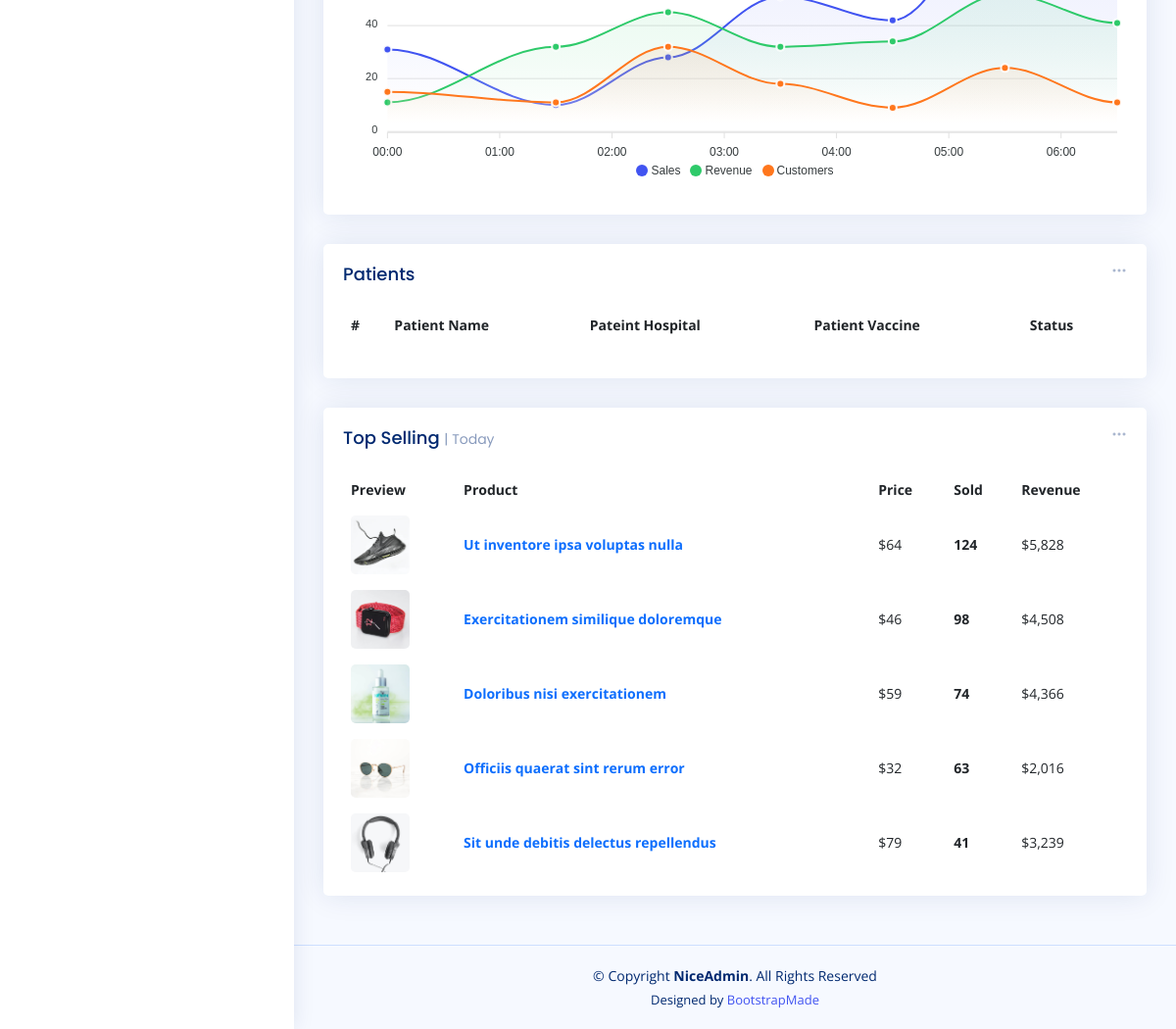
The page /NiceAdmin/admin-index.php (lower part) on the database as committed earlier.
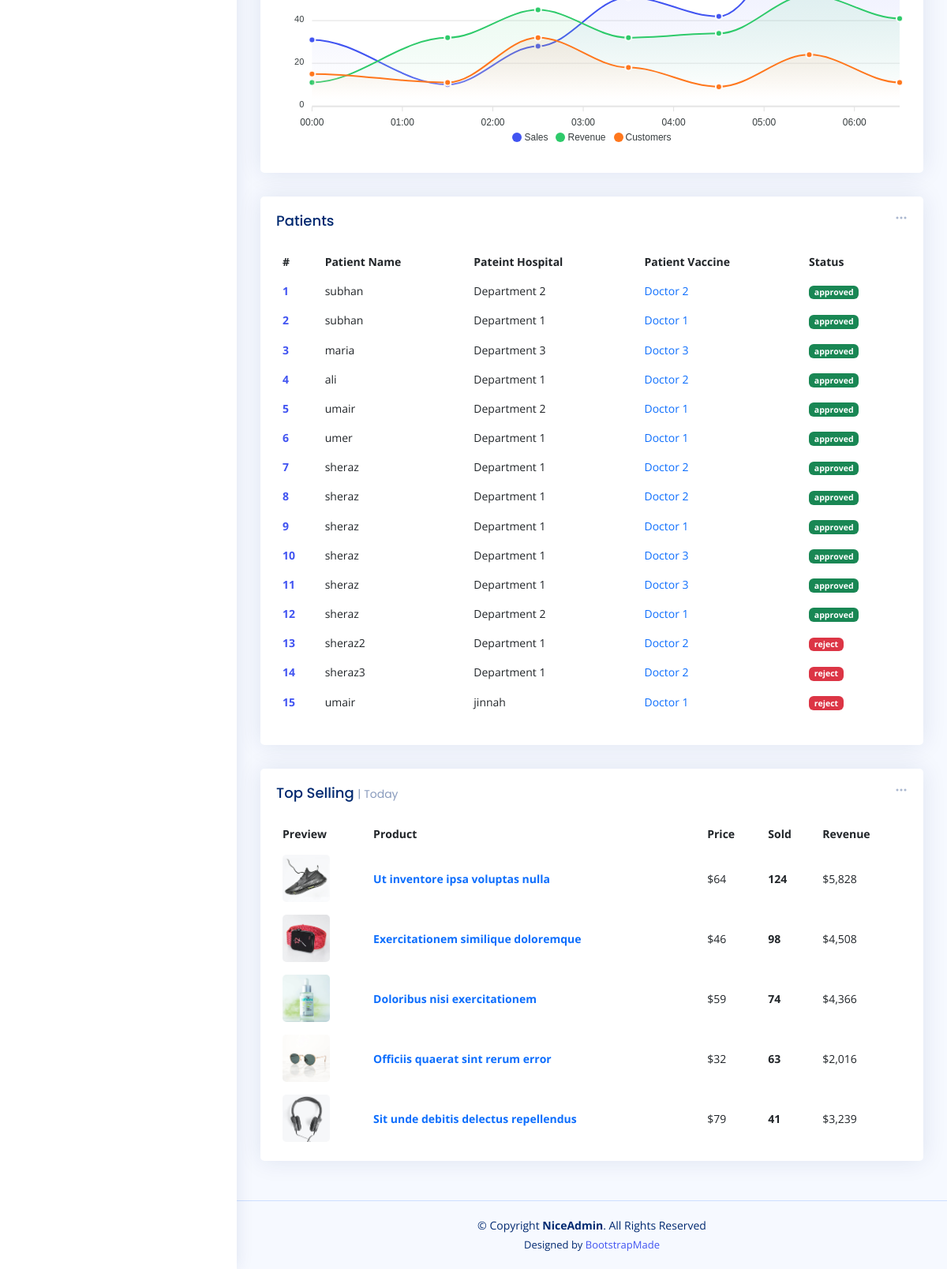
The same page on the database as committed later.
### tables this page shows
CREATE TABLE `reg_patient` (
  `patient_id` int(11) NOT NULL,
  `patient_name` varchar(200) NOT NULL,
  `patient_email` varchar(200) NOT NULL,
  `patient_phone` varchar(255) NOT NULL,
  `patient_cnic` varchar(255) NOT NULL,
  `patient_age` varchar(22) NOT NULL,
  `patient_select_hos` varchar(222) NOT NULL,
  `patient_gender` varchar(222) NOT NULL,
  `patient_vacc` varchar(222) NOT NULL,
  `patient_app_day` varchar(222) NOT NULL,
  `patient_status` varchar(222) NOT NULL
);

### NiceAdmin/admin-index.php (the view, shortened to what the changed rows need)
<?php
require 'conn.php';
$fetch_PatientQ = "SELECT * FROM `reg_patient`";
$fetch_Patient = mysqli_query($conn,$fetch_PatientQ);
$totalPatient = mysqli_num_rows($fetch_Patient);
?>
<!DOCTYPE html>
<html lang="en">
<head>
  <link href="assets/vendor/bootstrap/css/bootstrap.min.css" rel="stylesheet">
  <link href="assets/vendor/bootstrap-icons/bootstrap-icons.css" rel="stylesheet">
  <link href="assets/vendor/boxicons/css/boxicons.min.css" rel="stylesheet">
  <link href="assets/vendor/quill/quill.snow.css" rel="stylesheet">
  <link href="assets/vendor/quill/quill.bubble.css" rel="stylesheet">
  <link href="assets/vendor/remixicon/remixicon.css" rel="stylesheet">
  <link href="assets/vendor/simple-datatables/style.css" rel="stylesheet">
  <link href="assets/css/style.css" rel="stylesheet">
  <link href="https://cdnjs.cloudflare.com/ajax/libs/font-awesome/6.4.0/css/all.min.css" rel="stylesheet">
</head>
<body>
  <main id="main" class="main " >
    <section class="section dashboard ">
      <div class="row ">
        <div class="col-lg-12">
          <div class="row ">
            <div class="col-12" >
              <div class="card recent-sales overflow-auto">
                <div class="card-body">
                  <table class="table table-borderless datatable " id="dowload_pdf">
                    <thead>
                      <tr>
                        <th scope="col">#</th>
                        <th scope="col">Patient Name</th>
                        <th scope="col">Pateint Hospital</th>
                        <th scope="col">Patient Vaccine</th>
                        <th scope="col">Status</th>
                      </tr>
                    </thead>
                    <tbody>
                    <?php
                    if($totalPatient > 0){
                      while($patient_data = mysqli_fetch_assoc($fetch_Patient)){
                        if($patient_data['patient_status'] == 'Approved' || $patient_data['patient_status'] == 'approved'){
                          echo '<tr>
                          <th scope="row"><a href="#">'.$patient_data['patient_id'].'</a></th>
                          <td>'.$patient_data['patient_name'].'</td>
                          <td>'.$patient_data['patient_select_hos'].'</td>
                          <td><a href="#" class="text-primary">'.$patient_data['patient_vacc'].'</a></td>
                          <td><span class="badge bg-success">'.$patient_data['patient_status'].'</span></td>
                        </tr>';
                        }
                        if($patient_data['patient_status'] == 'Reject' || $patient_data['patient_status'] == 'reject'){
                          echo '<tr>
                          <th scope="row"><a href="#">'.$patient_data['patient_id'].'</a></th>
                          <td>'.$patient_data['patient_name'].'</td>
                          <td>'.$patient_data['patient_select_hos'].'</td>
                          <td><a href="#" class="text-primary">'.$patient_data['patient_vacc'].'</a></td>
                          <td><span class="badge bg-danger">'.$patient_data['patient_status'].'</span></td>
                        </tr>';
                        }
                        }
                    }
                    ?>
                    </tbody>
                  </table>
                </div>
              </div>
            </div>
            <div class="col-12 ">
              <div class="card top-selling overflow-auto">
                <div class="card-body pb-0">
                  <table class="table table-borderless">
                    <thead>
                      <tr>
                        <th scope="col">Preview</th>
                        <th scope="col">Product</th>
                        <th scope="col">Price</th>
                        <th scope="col">Sold</th>
                        <th scope="col">Revenue</th>
                      </tr>
                    </thead>
                    <tbody>
                      <tr>
                        <th scope="row"><a href="#"><img src="assets/img/product-1.jpg" alt=""></a></th>
                      </tr>
                      <tr>
                        <th scope="row"><a href="#"><img src="assets/img/product-2.jpg" alt=""></a></th>
                      </tr>
                      <tr>
                        <th scope="row"><a href="#"><img src="assets/img/product-3.jpg" alt=""></a></th>
                      </tr>
                      <tr>
                        <th scope="row"><a href="#"><img src="assets/img/product-4.jpg" alt=""></a></th>
                      </tr>
                      <tr>
                        <th scope="row"><a href="#"><img src="assets/img/product-5.jpg" alt=""></a></th>
                      </tr>
                    </tbody>
                  </table>
                </div>
              </div>
            </div>
          </div>
        </div>
      </div>
    </section>
  </main>
</body>
</html>

Rows that differ between the two databases and show on the page:
now on this page (row edited): reg_patient: patient_id "1", patient_name "subhan", patient_select_hos "Department 2", patient_vacc "Doctor 2", patient_status "approved"
now on this page (row edited): reg_patient: patient_id "2", patient_name "subhan", patient_select_hos "Department 1", patient_vacc "Doctor 1", patient_status "approved"
now on this page (row edited): reg_patient: patient_id "3", patient_name "maria", patient_select_hos "Department 3", patient_vacc "Doctor 3", patient_status "approved"
now on this page (row edited): reg_patient: patient_id "4", patient_name "ali", patient_select_hos "Department 1", patient_vacc "Doctor 2", patient_status "approved"
now on this page (row edited): reg_patient: patient_id "5", patient_name "umair", patient_select_hos "Department 2", patient_vacc "Doctor 1", patient_status "approved"
now on this page (row edited): reg_patient: patient_id "6", patient_name "umer", patient_select_hos "Department 1", patient_vacc "Doctor 1", patient_status "approved"
now on this page (row edited): reg_patient: patient_id "7", patient_name "sheraz", patient_select_hos "Department 1", patient_vacc "Doctor 2", patient_status "approved"
now on this page (row edited): reg_patient: patient_id "8", patient_name "sheraz", patient_select_hos "Department 1", patient_vacc "Doctor 2", patient_status "approved"
now on this page (row edited): reg_patient: patient_id "9", patient_name "sheraz", patient_select_hos "Department 1", patient_vacc "Doctor 1", patient_status "approved"
now on this page (row edited): reg_patient: patient_id "10", patient_name "sheraz", patient_select_hos "Department 1", patient_vacc "Doctor 3", patient_status "approved"
now on this page (row edited): reg_patient: patient_id "11", patient_name "sheraz", patient_select_hos "Department 1", patient_vacc "Doctor 3", patient_status "approved"
now on this page (row edited): reg_patient: patient_id "12", patient_name "sheraz", patient_select_hos "Department 2", patient_vacc "Doctor 1", patient_status "approved"
now on this page (row edited): reg_patient: patient_id "13", patient_name "sheraz2", patient_select_hos "Department 1", patient_vacc "Doctor 2", patient_status "reject"
now on this page (row edited): reg_patient: patient_id "14", patient_name "sheraz3", patient_select_hos "Department 1", patient_vacc "Doctor 2", patient_status "reject"
now on this page (row edited): reg_patient: patient_id "15", patient_name "umair", patient_select_hos "jinnah", patient_vacc "Doctor 1", patient_status "reject"
